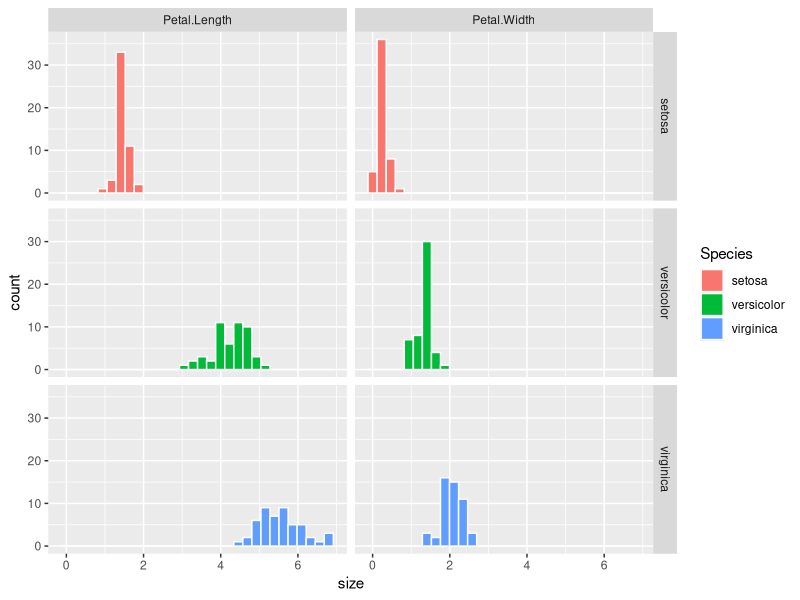
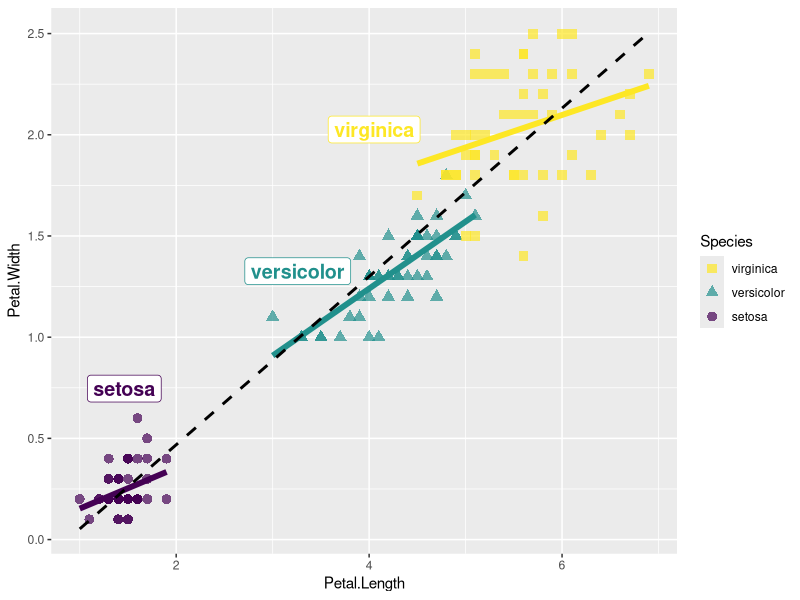

Write R code to recreate these figures, in order.
# YB Example code for proect one

library(knitr)     # For creating well-formatted tables
library(dplyr)     # For data manipulation and summarization
library(ggplot2)   # For data visualization
library(patchwork) # For combining ggplot objects into one figure
library(tidyr)     # For reshaping data frames, particularly pivoting data

##################################
##################################
### Summary stats
##################################
##################################

# Calculate the correlation between petal length and petal width for each species in the iris dataset
iris %>%
  group_by(Species) %>%
  summarise(cor_petal_WL = cor(Petal.Width, Petal.Length))

# Generate summary statistics (mean, standard deviation, coefficient of variation, and correlations)
# for petal width and length within each species
iris_summaries <- iris %>%
  group_by(Species) %>%
  summarise(mean_petal_W       = mean(Petal.Width),                   # Mean of petal width
            sd_petal_W         = sd(Petal.Width),                     # Standard deviation of petal width
            coef_var_petal_W   = 100 * sd_petal_W / mean_petal_W,     # Coefficient of variation for petal width (as %)
            mean_petal_L       = mean(Petal.Length),                  # Mean of petal length
            sd_petal_L         = sd(Petal.Length),                    # Standard deviation of petal length
            coef_var_petal_L   = sd_petal_L / mean_petal_W,           # Coefficient of variation for petal length
            cor_petal_WL       = cor(Petal.Width, Petal.Length))      # Correlation between petal width and length

# Print the summary statistics in a formatted table
kable(iris_summaries, digits = 2)

##################################
##################################
### Linear models
##################################
##################################

# Model 1: Fit a linear model predicting petal width as a function of petal length for the entire dataset

## 1a: Fit a simple linear regression model with petal width as the response and petal length as the predictor
lm(Petal.Width ~ Petal.Length, data = iris) %>% coef()

### Calculate R-squared for the model with only petal length as the predictor
iris %>%
  mutate(mean_petal_width = mean(Petal.Width),                             # Calculate the mean petal width
         predicted_petal_width = -0.363 + 0.416 * Petal.Length,            # Predict petal width using the model
         squared_diff_model_pred = (predicted_petal_width - mean_petal_width)^2,  # Squared differences for model predictions
         squared_diff_total = (Petal.Width - mean_petal_width)^2) %>%      # Total squared differences from the mean
  summarise(r2 = sum(squared_diff_model_pred) / sum(squared_diff_total))   # R-squared calculation

## 1b: Fit a linear regression model with petal width as the response, and petal length and species as predictors
lm(Petal.Width ~ Petal.Length + Species, data = iris) %>% coef()

### Calculate R-squared for the model with both petal length and species as predictors
iris %>%
  mutate(mean_petal_width = mean(Petal.Width),                                        # Calculate the mean petal width
         predicted_petal_width = -0.091 + 0.23 * Petal.Length +                      # Model predicted values
           0.43537 * as.numeric(Species == "versicolor") +                           # Add species effect for "versicolor"
           0.8377 * as.numeric(Species == "virginica"),                              # Add species effect for "virginica"
         squared_diff_model_pred = (predicted_petal_width - mean_petal_width)^2,     # Squared differences for model predictions
         squared_diff_total = (Petal.Width - mean_petal_width)^2) %>%                # Total squared differences from the mean
  summarise(r2 = sum(squared_diff_model_pred) / sum(squared_diff_total))             # R-squared calculation

# Model 2: Fit linear models for each species separately, predicting petal width as a function of petal length
lm(Petal.Width ~ Petal.Length, data = filter(iris, Species == "setosa")) %>% coef()      # Model for setosa species
lm(Petal.Width ~ Petal.Length, data = filter(iris, Species == "versicolor")) %>% coef()  # Model for versicolor species
lm(Petal.Width ~ Petal.Length, data = filter(iris, Species == "virginica")) %>% coef()   # Model for virginica species

##################################
##################################
### Figures
##################################
##################################

# Figure 1: Histograms showing the distribution of petal width and length for each species

iris %>%
  select(Species, contains("Petal")) %>%
  pivot_longer(cols = contains("Petal"), names_to = "trait", values_to = "size") %>%  # Reshape the data for plotting
  ggplot(aes(x = size, fill = Species)) +                                             # Plot histograms
  geom_histogram(color = "White") +                                                   # Add white border around bars
  facet_grid(Species ~ trait)                                                         # Facet by species and trait

# Figure 2: Scatter plot of petal width as a function of petal length, colored and shaped by species

ggplot(iris, aes(x = Petal.Length, y = Petal.Width, color = Species, label = Species, shape = Species)) +
  geom_point(size = 3, alpha = .7) +                                                   # Plot points with species-specific colors and shapes
  geom_label(data = . %>%
               group_by(Species) %>%
               summarise(across(contains("Petal"), mean, na.rm = TRUE)),               # Add labels for mean petal sizes by species
             nudge_x = c(0, -1, -1.5), nudge_y = c(.5, 0, 0),                          # Adjust label positions
             size = 5, show.legend = FALSE, fontface = "bold") +
  theme_grey() +                                                                       # Apply grey theme
  scale_shape(guide = guide_legend(reverse = TRUE)) +                                  # Reverse the legend order for shape
  scale_colour_viridis_d(guide = guide_legend(reverse = TRUE)) +                       # Reverse the legend order for color
  geom_smooth(method = "lm", se = FALSE, linewidth = 2, show.legend = FALSE) +         # Add a species-specific regression line
  geom_smooth(aes(group = 1), method = "lm", se = FALSE, lty = 2, color = "black")     # Add a dashed regression line for all species combined
